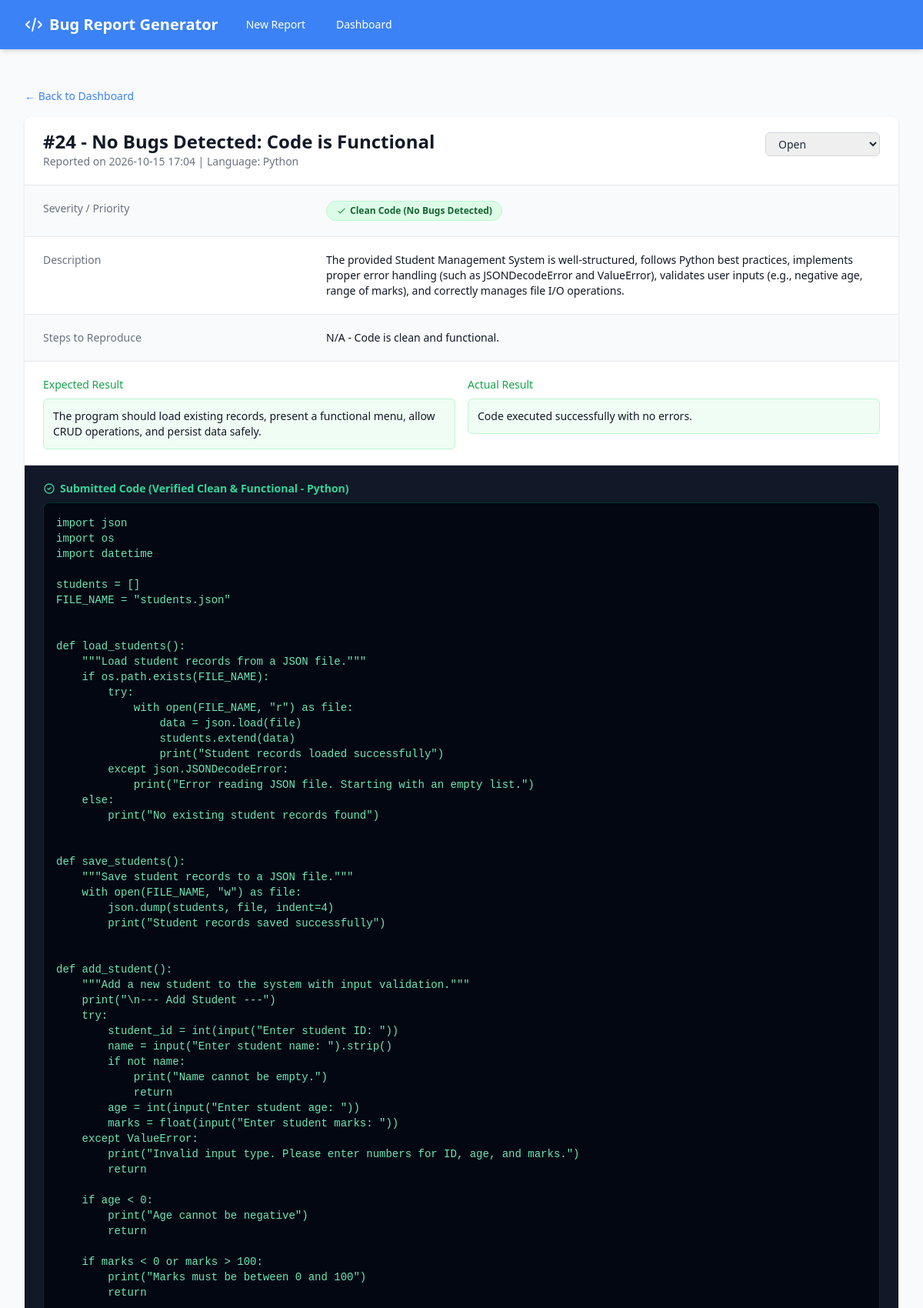
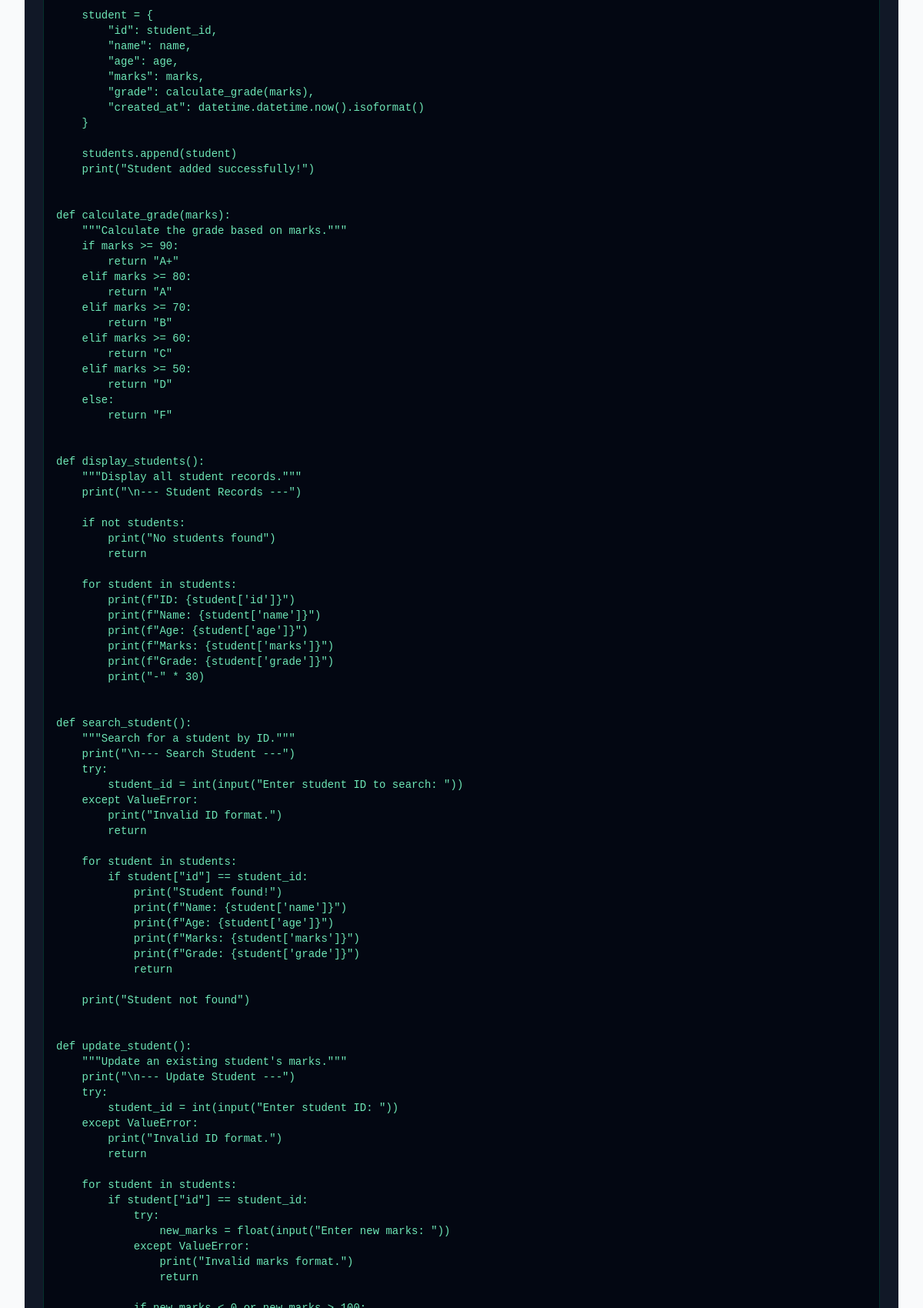
Screenshot of /report/24 (upper part) with the database file from the repository (2 pictures, top to bottom).
### app.py (models this page shows, shortened)
class BugReport(db.Model):
    id = db.Column(db.Integer, primary_key=True)
    title = db.Column(db.String(200), nullable=False)
    description = db.Column(db.Text, nullable=False)
    steps_to_reproduce = db.Column(db.Text, nullable=False)
    expected_result = db.Column(db.Text, nullable=False)
    actual_result = db.Column(db.Text, nullable=False)
    severity = db.Column(db.String(50), nullable=False)
    priority = db.Column(db.String(50), nullable=False)
    status = db.Column(db.String(50), default='Open')
    language = db.Column(db.String(50), nullable=True)
    code_snippet = db.Column(db.Text, nullable=True)
    fixed_code_snippet = db.Column(db.Text, nullable=True)
    notes = db.Column(db.Text, nullable=True)
    created_at = db.Column(db.DateTime, default=datetime.datetime.utcnow)

### app.py (the view, shortened to what this page needs)
@app.route('/report/<int:report_id>', methods=['GET', 'POST'])
def report_detail(report_id):
    report = BugReport.query.get_or_404(report_id)
    return render_template('report.html', report=report)

### templates/report.html (shortened to what this page needs)
{% extends "base.html" %}
{% block content %}
<div class="mb-4">
    <a href="{{ url_for('dashboard') }}" class="text-sm font-medium text-brand hover:text-blue-700">
        &larr; Back to Dashboard
    </a>
</div>
<div class="bg-white shadow overflow-hidden sm:rounded-lg">
    <div class="px-4 py-5 sm:px-6 flex justify-between items-start">
        <div>
            <h3 class="text-2xl leading-6 font-bold text-gray-900">
                #{{ report.id }} - {{ report.title }}
            </h3>
            <p class="mt-1 max-w-2xl text-sm text-gray-500">
                Reported on {{ report.created_at.strftime('%Y-%m-%d %H:%M') }} | Language: {{ report.language | capitalize }}
            </p>
        </div>
        <form action="{{ url_for('report_detail', report_id=report.id) }}" method="POST" class="flex items-center space-x-2">
            <select name="status" class="block w-full pl-3 pr-10 py-1 text-sm border-gray-300 focus:outline-none focus:ring-brand focus:border-brand rounded-md border" onchange="this.form.submit()">
                <option value="Open" {% if report.status == 'Open' %}selected{% endif %}>Open</option>
            </select>
        </form>
    </div>
    <div class="border-t border-gray-200 px-4 py-5 sm:p-0">
        <dl class="sm:divide-y sm:divide-gray-200">
            <div class="py-4 sm:py-5 sm:grid sm:grid-cols-3 sm:gap-4 sm:px-6 bg-gray-50">
                <dt class="text-sm font-medium text-gray-500">Severity / Priority</dt>
                <dd class="mt-1 text-sm text-gray-900 sm:mt-0 sm:col-span-2 flex space-x-4">
                    {% if report.severity in ['None', 'N/A'] or report.priority in ['None', 'N/A'] %}
                        <span class="inline-flex items-center px-3 py-1 rounded-full text-xs font-semibold bg-green-100 text-green-800 border border-green-200">
                            <svg class="w-3.5 h-3.5 mr-1 text-green-600" fill="none" stroke="currentColor" viewBox="0 0 24 24"><path stroke-linecap="round" stroke-linejoin="round" stroke-width="2" d="M5 13l4 4L19 7"/></svg>
                            Clean Code (No Bugs Detected)
                        </span>
                    {% endif %}
                </dd>
            </div>
            <div class="py-4 sm:py-5 sm:grid sm:grid-cols-3 sm:gap-4 sm:px-6">
                <dt class="text-sm font-medium text-gray-500">Description</dt>
                <dd class="mt-1 text-sm text-gray-900 sm:mt-0 sm:col-span-2 whitespace-pre-wrap">{{ report.description }}</dd>
            </div>
            <div class="py-4 sm:py-5 sm:grid sm:grid-cols-3 sm:gap-4 sm:px-6 bg-gray-50">
                <dt class="text-sm font-medium text-gray-500">Steps to Reproduce</dt>
                <dd class="mt-1 text-sm text-gray-900 sm:mt-0 sm:col-span-2 whitespace-pre-wrap">{{ report.steps_to_reproduce }}</dd>
            </div>
            <div class="py-4 sm:py-5 sm:grid sm:grid-cols-2 sm:gap-4 sm:px-6">
                <div>
                    <dt class="text-sm font-medium text-green-600 mb-2">Expected Result</dt>
                    <dd class="text-sm text-gray-900 p-3 bg-green-50 rounded-md border border-green-200 whitespace-pre-wrap">{{ report.expected_result }}</dd>
                </div>
                <div>
                    <dt class="text-sm font-medium {% if report.severity in ['None', 'N/A'] %}text-green-600{% else %}text-red-600{% endif %} mb-2">Actual Result</dt>
                    <dd class="text-sm text-gray-900 p-3 {% if report.severity in ['None', 'N/A'] %}bg-green-50 border-green-200{% else %}bg-red-50 border-red-200{% endif %} rounded-md border whitespace-pre-wrap">{{ report.actual_result }}</dd>
                </div>
            </div>
            <div class="py-5 sm:px-6 bg-gray-900 border-t border-gray-800 space-y-6">
                {% if report.severity in ['None', 'N/A'] or not report.fixed_code_snippet or report.fixed_code_snippet.strip() == report.code_snippet.strip() %}
                    <div>
                        <div class="flex justify-between items-center mb-2">
                            <dt class="text-sm font-semibold text-emerald-400 flex items-center gap-1.5">
                                <svg class="w-4 h-4 inline text-emerald-400" fill="none" stroke="currentColor" viewBox="0 0 24 24"><path stroke-linecap="round" stroke-linejoin="round" stroke-width="2" d="M9 12l2 2 4-4m6 2a9 9 0 11-18 0 9 9 0 0118 0z"/></svg>
                                Submitted Code (Verified Clean & Functional - {{ report.language | capitalize }})
                            </dt>
                        </div>
                        <dd class="mt-1 text-sm text-gray-200">
                            <pre class="bg-gray-950 p-4 rounded-lg border border-emerald-800/50 text-emerald-300 overflow-x-auto font-mono"><code>{{ report.code_snippet }}</code></pre>
                        </dd>
                    </div>
                {% endif %}
            </div>
        </dl>
    </div>
</div>
{% endblock %}

### rows the page displays
BugReport: id "24", title "No Bugs Detected: Code is Functional", created_at "2026-10-15 17:04", language "Python", status "Open", description "The provided Student Management System is well-structured, follows Python best practices, implements proper error handling (such as JSONDecodeError and ValueError), validates user inputs (e.g., negative age, range of marks), and correctly manages file I/O operations.", steps_to_reproduce "N/A - Code is clean and functional.", expected_result "The program should load existing records, present a functional menu, allow CRUD operations, and persist data safely.", actual_result "Code executed successfully with no errors."
